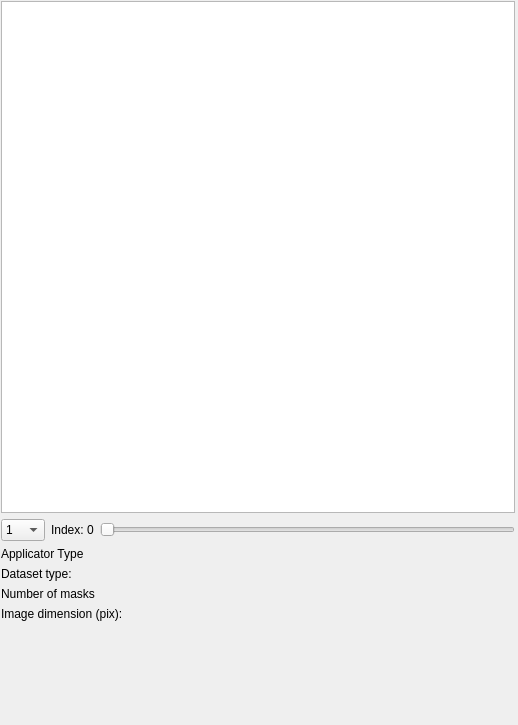
<?xml version="1.0" encoding="UTF-8"?>
<ui version="4.0">
 <class>Visual_Applicator</class>
 <widget class="QWidget" name="Visual_Applicator">
  <property name="geometry">
   <rect>
    <x>0</x>
    <y>0</y>
    <width>518</width>
    <height>725</height>
   </rect>
  </property>
  <property name="minimumSize">
   <size>
    <width>498</width>
    <height>77</height>
   </size>
  </property>
  <property name="windowTitle">
   <string>Form</string>
  </property>
  <widget class="QWidget" name="layoutWidget">
   <property name="geometry">
    <rect>
     <x>1</x>
     <y>1</y>
     <width>514</width>
     <height>720</height>
    </rect>
   </property>
   <layout class="QVBoxLayout" name="verticalLayout">
    <item>
     <widget class="QGraphicsView" name="preview_applicator">
      <property name="sizePolicy">
       <sizepolicy hsizetype="Preferred" vsizetype="Preferred">
        <horstretch>0</horstretch>
        <verstretch>0</verstretch>
       </sizepolicy>
      </property>
      <property name="minimumSize">
       <size>
        <width>0</width>
        <height>512</height>
       </size>
      </property>
      <property name="frameShape">
       <enum>QFrame::StyledPanel</enum>
      </property>
      <property name="sizeAdjustPolicy">
       <enum>QAbstractScrollArea::AdjustIgnored</enum>
      </property>
      <property name="alignment">
       <set>Qt::AlignCenter</set>
      </property>
     </widget>
    </item>
    <item>
     <layout class="QGridLayout" name="gridLayout_2">
      <item row="0" column="0">
       <widget class="QComboBox" name="number_images_preview_value">
        <item>
         <property name="text">
          <string>1</string>
         </property>
        </item>
        <item>
         <property name="text">
          <string>2</string>
         </property>
        </item>
        <item>
         <property name="text">
          <string>4</string>
         </property>
        </item>
        <item>
         <property name="text">
          <string>9</string>
         </property>
        </item>
        <item>
         <property name="text">
          <string>16</string>
         </property>
        </item>
        <item>
         <property name="text">
          <string>25</string>
         </property>
        </item>
        <item>
         <property name="text">
          <string>36</string>
         </property>
        </item>
        <item>
         <property name="text">
          <string>49</string>
         </property>
        </item>
        <item>
         <property name="text">
          <string>64</string>
         </property>
        </item>
       </widget>
      </item>
      <item row="0" column="2">
       <widget class="QSlider" name="select_image_slider_value">
        <property name="sizePolicy">
         <sizepolicy hsizetype="MinimumExpanding" vsizetype="Fixed">
          <horstretch>0</horstretch>
          <verstretch>0</verstretch>
         </sizepolicy>
        </property>
        <property name="orientation">
         <enum>Qt::Horizontal</enum>
        </property>
       </widget>
      </item>
      <item row="0" column="1">
       <widget class="QLabel" name="select_image_slider_label">
        <property name="text">
         <string>Index: 0</string>
        </property>
       </widget>
      </item>
     </layout>
    </item>
    <item>
     <layout class="QFormLayout" name="Info_prev_imagen_layout">
      <item row="0" column="0">
       <widget class="QLabel" name="applicator_name_info_text">
        <property name="text">
         <string>Applicator Type</string>
        </property>
       </widget>
      </item>
      <item row="0" column="1">
       <widget class="QLabel" name="applicator_name_info_value">
        <property name="text">
         <string/>
        </property>
       </widget>
      </item>
      <item row="1" column="0">
       <widget class="QLabel" name="dataset_type_info_text">
        <property name="text">
         <string>Dataset type:</string>
        </property>
       </widget>
      </item>
      <item row="1" column="1">
       <widget class="QLabel" name="dataset_type_info_value">
        <property name="text">
         <string/>
        </property>
       </widget>
      </item>
      <item row="2" column="0">
       <widget class="QLabel" name="mask_size_info_text">
        <property name="text">
         <string>Number of masks</string>
        </property>
       </widget>
      </item>
      <item row="2" column="1">
       <widget class="QLabel" name="mask_size_info_value">
        <property name="text">
         <string/>
        </property>
       </widget>
      </item>
      <item row="3" column="0">
       <widget class="QLabel" name="image_dimension_info_text">
        <property name="text">
         <string>Image dimension (pix):</string>
        </property>
       </widget>
      </item>
      <item row="3" column="1">
       <widget class="QLabel" name="image_dimension_info_value">
        <property name="text">
         <string/>
        </property>
       </widget>
      </item>
     </layout>
    </item>
   </layout>
  </widget>
 </widget>
 <resources/>
 <connections/>
</ui>
